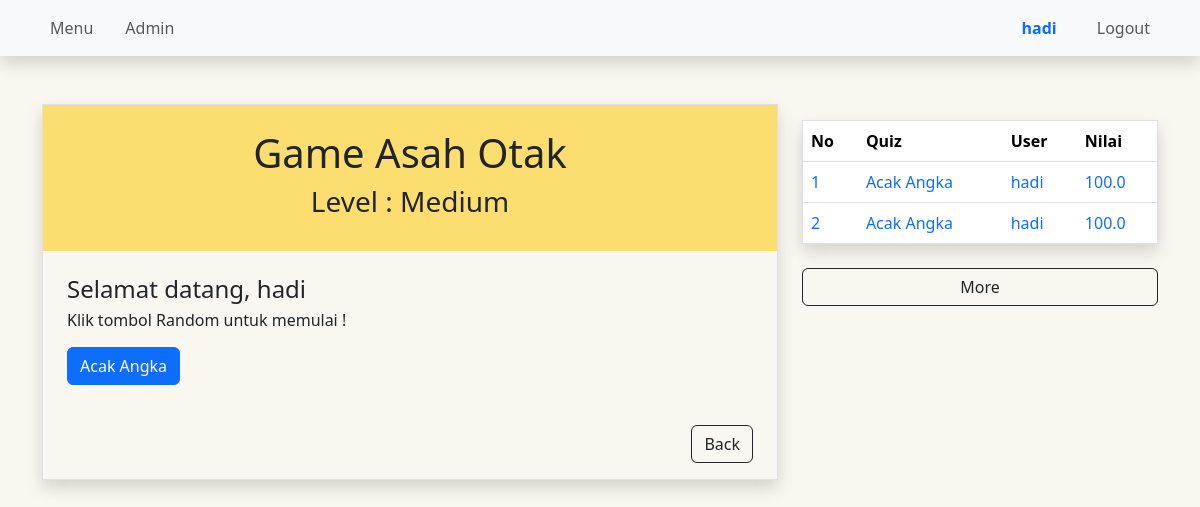
Page /medium/ (signed in) on the earlier database version.
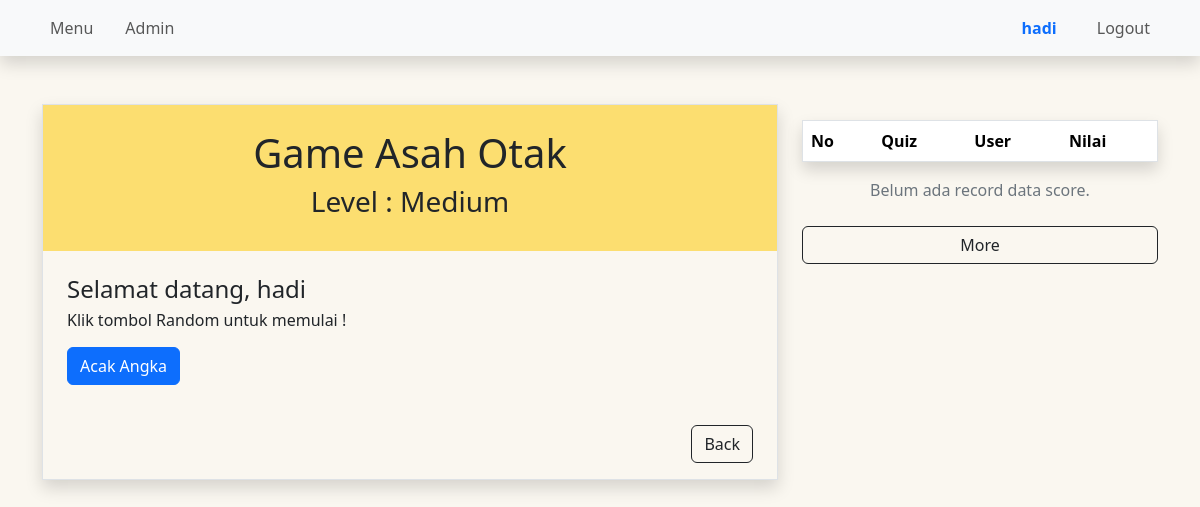
Same page on the later database version.
### medium/models.py (models this page shows, shortened)
class Medium(models.Model):
  name = models.CharField(max_length=120)
  topic = models.CharField(max_length=120)
  number_of_questions = models.IntegerField()
  time = models.IntegerField(help_text="time in second")
  required_score_to_pass = models.IntegerField()

class ResultMedium(models.Model):
  quiz = models.ForeignKey(Medium, on_delete=models.CASCADE)
  user = models.ForeignKey(User, on_delete=models.CASCADE)
  score = models.FloatField()
  created = models.DateTimeField(auto_now_add=True)

### medium/views.py (the view)
# urls.py: path('', main_medium_view, name="main-medium-view"),
def main_medium_view(request):
  medium_quiz = Medium.objects.all()
  user_id = request.user.id
  results = ResultMedium.objects.filter(user_id=user_id).order_by('-score')[:10]
  context = {
    'medium_quiz' : medium_quiz,
    'results' : results,
  }
  return render(request, 'medium/main.html', context)

### templates/medium/main.html (shortened to what this page needs)
{% extends "base.html" %}
{% load static %}
{% block content %}
<div class="row mt-5">
  <div class="col-sm-12 col-md-10 col-lg-8 ">
    <div class="border shadow ">
      <div class="text-center p-4" style="background-color: #FCDE70 ">
        <h1 >Game Asah Otak</h1>
        <h3>Level : Medium</h3>
      </div>
      <div class="text-start p-4">
        <h4>Selamat datang, {{ user.username }}</h4>
        <h6>Klik tombol Random untuk memulai !</h6>
        {% for obj in medium_quiz %}
        <div class="mb-3 mt-3">
          <button type="button" class="btn btn-primary modal-button"
            data-bs-toggle="modal"
            data-bs-target="#quizStartModal"
            data-pk="{{obj.pk}}"
            data-quiz="{{obj.name}}"
            data-questions="{{obj.number_of_questions}}"
            data-difficulty="{{obj.difficulty}}"
            data-time="{{obj.time}}"
            data-pass="{{obj.required_score_to_pass}}" >
                {{obj.name}}
          </button>
        </div>
        {% endfor%}
      </div>
      <div class="d-flex justify-content-end mb-3  me-4">
        <a class="btn btn-outline-dark" href="/">Back</a>
      </div>
    </div>
  </div>
  <div class="col">
    <div>
      <table class="table border shadow mt-3">
        <thead>
          <tr class="">
            <th scope="col">No</th>
            <th scope="col">Quiz</th>
            <th scope="col">User</th>
            <th scope="col">Nilai</th>
          </tr>
        </thead>
        <tbody>
          {% for result in results %}
            {% if result.score == 100 %}
            <tr >
              <td class="text-primary">{{ forloop.counter }}</td>
              <td class="text-primary">{{ result.quiz.name }}</td>
              <td class="text-primary">{{ result.user.username }}</td>
              <td class="text-primary">{{ result.score }}</td>
            </tr>
            {% endif %}
          {% endfor %}
        </tbody>
      </table>
      {% if not results %}
      <p class="text-center text-secondary">Belum ada record data score.</p>
      {% endif %}
      <div class="d-grid">
        <a class="btn btn-outline-dark mt-2" href="{% url 'result-medium-view' %}">More</a>
      </div>
    </div>
  </div>
</div>
{% endblock content %}

Differences in the rows shown:
removed ResultMedium: quiz.name "Acak Angka", user.username "hadi", score "100.0"
removed ResultMedium: quiz.name "Acak Angka", user.username "hadi", score "100.0"
Other differences:
text now shown: "Belum ada record data score."
